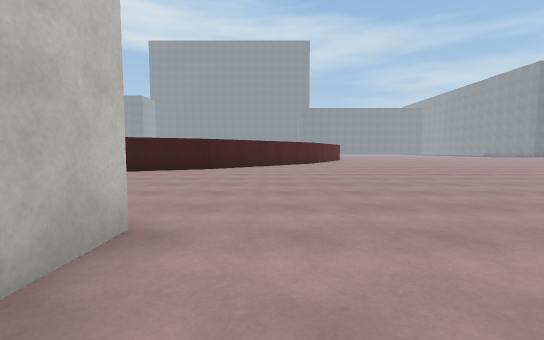
[1] (above)

16 first-person views from a walk through a 3-D level made in the Unity game engine. The camera is 1.2 m above the floor, tilts 4° down and sees 90° across. The floor is counted in squares, 2 m on a side. Each view is taken from the middle of a square. On the plan, view 1 faces up. The plan holds only what a view shows up to about 9 squares ahead; the rest is blank. The place goes on beyond the plan. Some animated figures are not drawn. Surface patterns are stand-ins for the level's own textures.

[2]
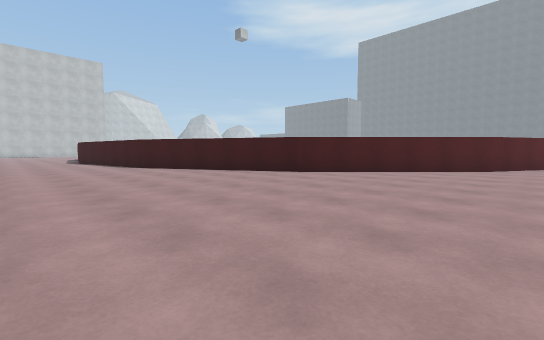

[3]
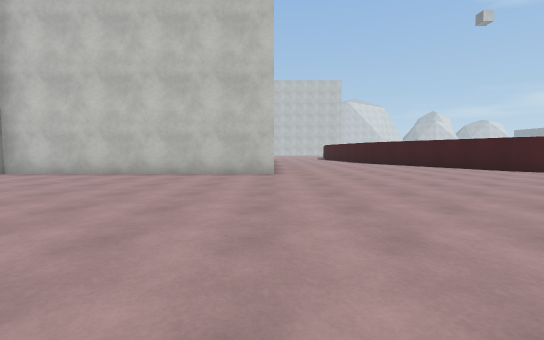

[4]
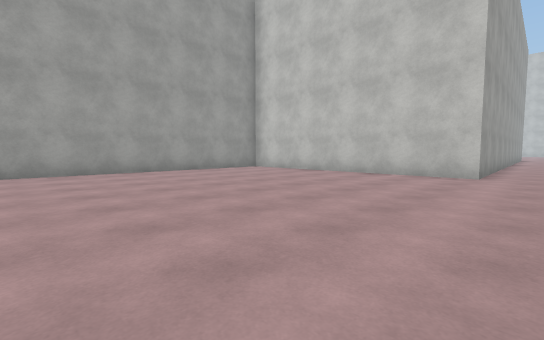

[5]
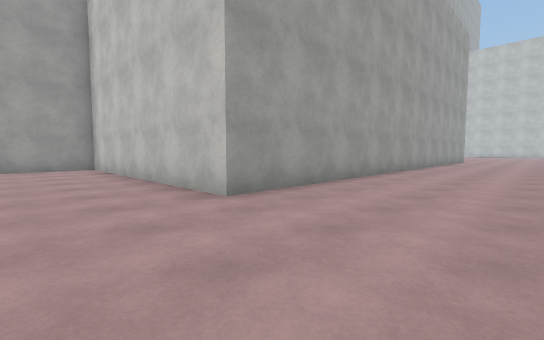

[6]
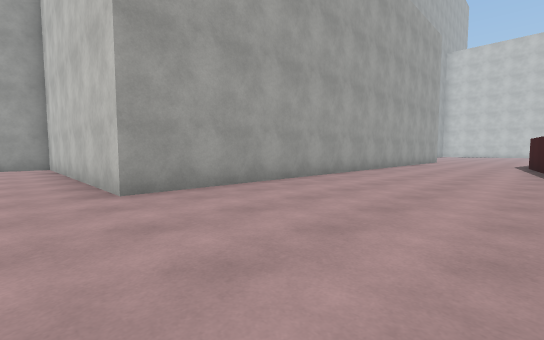

[7]
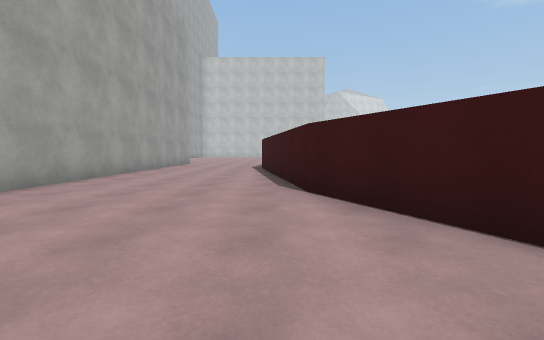

[8]
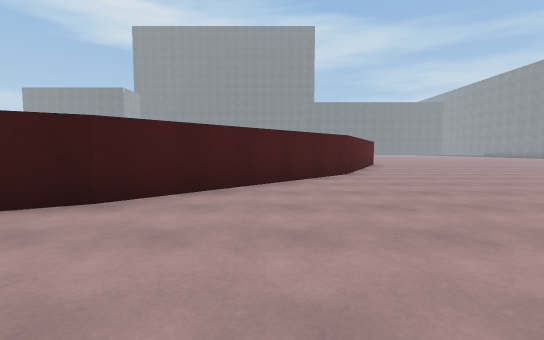

[9]
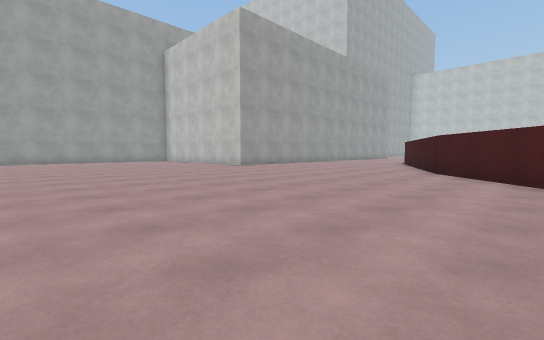

[10]
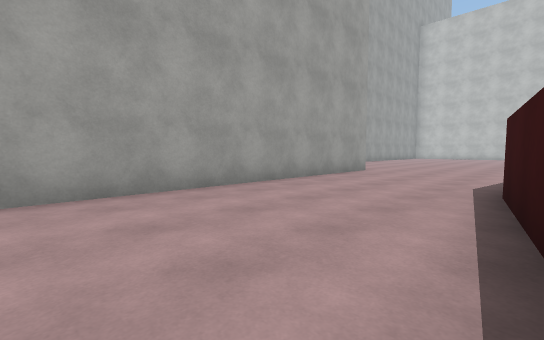

[11]
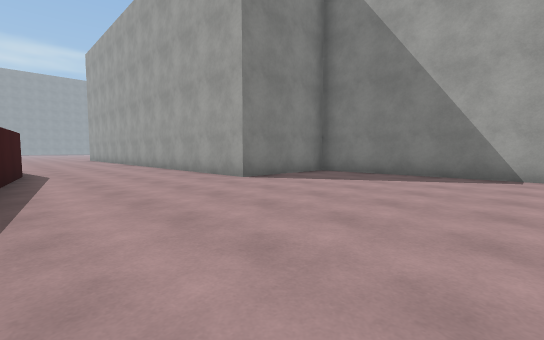

[12]
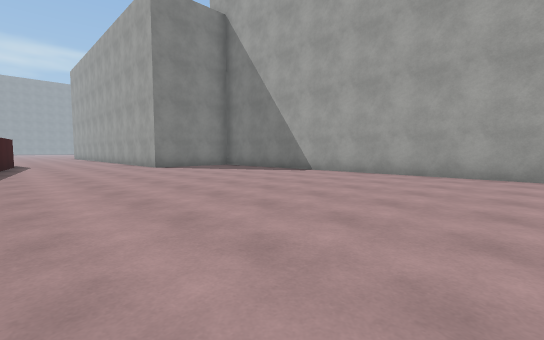

[13]
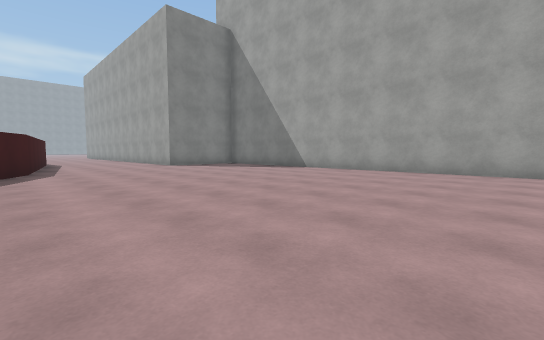

[14]
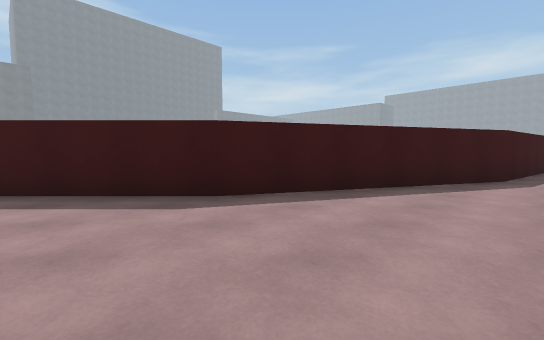

[15]
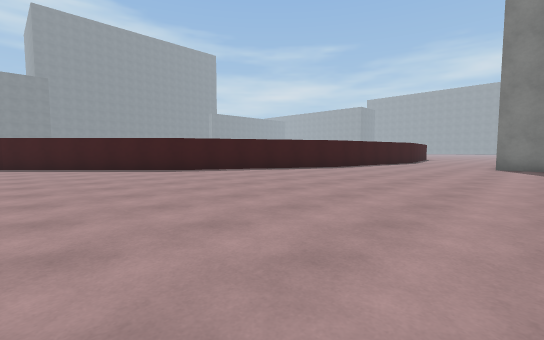

[16]
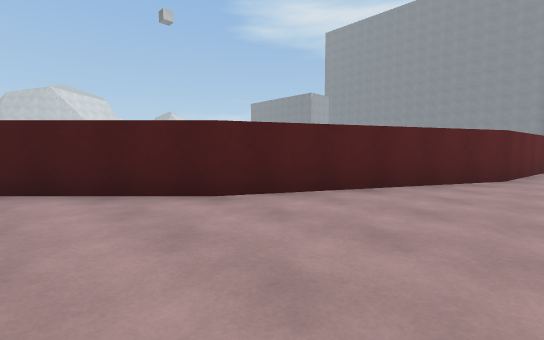

### Floor plan
Points are (right, up) in squares from view 1. A wall is a line through its corners. A room is listed if a view was taken in it or the views show most of it. See-through windows are left out.
Room 1 (views 1, 2, 3, 4, 5, 6, 7, 8, 9, 10, 16)
walls: (-8.5, 2.1) (-1.1, 2.1) (-1.1, -5) (6.1, -5); (3.7, 16.6) (1.9, 13) (-2, 9.1) (-7, 6.5) (-9.6, 6.1)
ways out: opening at (-9.3, 4) to room 2
Room 2 (views 11, 12, 13, 14, 15)
walls: (-27.1, -1.1) (-16.1, -1.1) (-16.1, 2.1) (-8.5, 2.1); (-9.6, 6.1) (-12.5, 5.6) (-18, 6.5) (-23, 9.1) (-27, 13.1)
ways out: opening at (-9.3, 4) to room 1

Positions as (right, up) in squares from view 1, and headings:
1: (0, 0), facing up
2: (3, 3), facing up-left
3: (6, 2), facing left
4: (6, 3), facing down-left
5: (1, 5), facing down-left
6: (0, 6), facing down-left
7: (-3, 6), facing left
8: (0, 6), facing up
9: (6, 11), facing down-left
10: (-8, 6), facing down-left
11: (-21, 6), facing down-right
12: (-26, 6), facing down-right
13: (-27, 7), facing down-right
14: (-25, 6), facing up-right
15: (-27, 1), facing up-right
16: (5, 11), facing up-left
